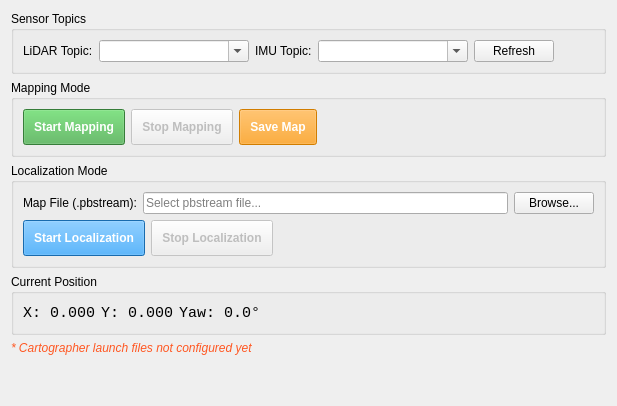
      <widget class="QWidget" name="tabCartographer">
       <attribute name="title">
        <string>Cartographer</string>
       </attribute>
       <layout class="QVBoxLayout" name="verticalLayout_carto">
        <!-- Sensor Topics Group -->
        <item>
         <widget class="QGroupBox" name="groupCartoTopics">
          <property name="title">
           <string>Sensor Topics</string>
          </property>
          <layout class="QVBoxLayout" name="verticalLayout_carto_topics_group">
           <item>
            <layout class="QHBoxLayout" name="horizontalLayout_carto_topics">
             <item>
              <widget class="QLabel" name="lblCartoLidarTopic">
               <property name="text">
                <string>LiDAR Topic:</string>
               </property>
              </widget>
             </item>
             <item>
              <widget class="QComboBox" name="cmbCartoLidarTopic">
               <property name="minimumSize">
                <size>
                 <width>150</width>
                 <height>0</height>
                </size>
               </property>
               <property name="editable">
                <bool>true</bool>
               </property>
              </widget>
             </item>
             <item>
              <widget class="QLabel" name="lblCartoImuTopic">
               <property name="text">
                <string>IMU Topic:</string>
               </property>
              </widget>
             </item>
             <item>
              <widget class="QComboBox" name="cmbCartoImuTopic">
               <property name="minimumSize">
                <size>
                 <width>150</width>
                 <height>0</height>
                </size>
               </property>
               <property name="editable">
                <bool>true</bool>
               </property>
              </widget>
             </item>
             <item>
              <widget class="QPushButton" name="btnRefreshCartoTopics">
               <property name="text">
                <string>Refresh</string>
               </property>
               <property name="maximumSize">
                <size>
                 <width>80</width>
                 <height>16777215</height>
                </size>
               </property>
              </widget>
             </item>
             <item>
              <spacer name="horizontalSpacer_carto_topics">
               <property name="orientation">
                <enum>Qt::Horizontal</enum>
               </property>
               <property name="sizeHint" stdset="0">
                <size>
                 <width>40</width>
                 <height>20</height>
                </size>
               </property>
              </spacer>
             </item>
            </layout>
           </item>
          </layout>
         </widget>
        </item>
        <!-- Mapping Group -->
        <item>
         <widget class="QGroupBox" name="groupCartoMapping">
          <property name="title">
           <string>Mapping Mode</string>
          </property>
          <layout class="QVBoxLayout" name="verticalLayout_carto_mapping">
           <item>
            <layout class="QHBoxLayout" name="horizontalLayout_carto_mapping">
             <item>
              <widget class="QPushButton" name="btnStartCartoMapping">
               <property name="text">
                <string>Start Mapping</string>
               </property>
               <property name="minimumSize">
                <size>
                 <width>0</width>
                 <height>32</height>
                </size>
               </property>
               <property name="styleSheet">
                <string>background-color: #4CAF50; color: white; font-weight: bold; padding: 10px;</string>
               </property>
              </widget>
             </item>
             <item>
              <widget class="QPushButton" name="btnStopCartoMapping">
               <property name="text">
                <string>Stop Mapping</string>
               </property>
               <property name="minimumSize">
                <size>
                 <width>0</width>
                 <height>32</height>
                </size>
               </property>
               <property name="enabled">
                <bool>false</bool>
               </property>
               <property name="styleSheet">
                <string>font-weight: bold; padding: 10px;</string>
               </property>
              </widget>
             </item>
             <item>
              <widget class="QPushButton" name="btnSaveCartoMap">
               <property name="text">
                <string>Save Map</string>
               </property>
               <property name="minimumSize">
                <size>
                 <width>0</width>
                 <height>32</height>
                </size>
               </property>
               <property name="enabled">
                <bool>false</bool>
               </property>
               <property name="styleSheet">
                <string>background-color: #FF9800; color: white; font-weight: bold; padding: 10px;</string>
               </property>
              </widget>
             </item>
             <item>
              <spacer name="horizontalSpacer_carto_mapping">
               <property name="orientation">
                <enum>Qt::Horizontal</enum>
               </property>
               <property name="sizeHint" stdset="0">
                <size>
                 <width>40</width>
                 <height>20</height>
                </size>
               </property>
              </spacer>
             </item>
            </layout>
           </item>
          </layout>
         </widget>
        </item>
        <!-- Localization Group -->
        <item>
         <widget class="QGroupBox" name="groupCartoLoc">
          <property name="title">
           <string>Localization Mode</string>
          </property>
          <layout class="QVBoxLayout" name="verticalLayout_carto_loc">
           <item>
            <layout class="QHBoxLayout" name="horizontalLayout_carto_mappath">
             <item>
              <widget class="QLabel" name="lblCartoMapPath">
               <property name="text">
                <string>Map File (.pbstream):</string>
               </property>
              </widget>
             </item>
             <item>
              <widget class="QLineEdit" name="txtCartoMapPath">
               <property name="placeholderText">
                <string>Select pbstream file...</string>
               </property>
              </widget>
             </item>
             <item>
              <widget class="QPushButton" name="btnBrowseCartoMap">
               <property name="text">
                <string>Browse...</string>
               </property>
              </widget>
             </item>
            </layout>
           </item>
           <item>
            <layout class="QHBoxLayout" name="horizontalLayout_carto_loc">
             <item>
              <widget class="QPushButton" name="btnStartCartoLoc">
               <property name="text">
                <string>Start Localization</string>
               </property>
               <property name="minimumSize">
                <size>
                 <width>0</width>
                 <height>32</height>
                </size>
               </property>
               <property name="styleSheet">
                <string>background-color: #2196F3; color: white; font-weight: bold; padding: 10px;</string>
               </property>
              </widget>
             </item>
             <item>
              <widget class="QPushButton" name="btnStopCartoLoc">
               <property name="text">
                <string>Stop Localization</string>
               </property>
               <property name="minimumSize">
                <size>
                 <width>0</width>
                 <height>32</height>
                </size>
               </property>
               <property name="enabled">
                <bool>false</bool>
               </property>
               <property name="styleSheet">
                <string>font-weight: bold; padding: 10px;</string>
               </property>
              </widget>
             </item>
             <item>
              <spacer name="horizontalSpacer_carto_loc">
               <property name="orientation">
                <enum>Qt::Horizontal</enum>
               </property>
               <property name="sizeHint" stdset="0">
                <size>
                 <width>40</width>
                 <height>20</height>
                </size>
               </property>
              </spacer>
             </item>
            </layout>
           </item>
          </layout>
         </widget>
        </item>
        <!-- Position Display -->
        <item>
         <widget class="QGroupBox" name="groupCartoPos">
          <property name="title">
           <string>Current Position</string>
          </property>
          <layout class="QHBoxLayout" name="horizontalLayout_carto_pos">
           <item>
            <widget class="QLabel" name="lblCartoPosX">
             <property name="text">
              <string>X: 0.000</string>
             </property>
             <property name="font">
              <font>
               <family>Monospace</family>
               <pointsize>11</pointsize>
              </font>
             </property>
            </widget>
           </item>
           <item>
            <widget class="QLabel" name="lblCartoPosY">
             <property name="text">
              <string>Y: 0.000</string>
             </property>
             <property name="font">
              <font>
               <family>Monospace</family>
               <pointsize>11</pointsize>
              </font>
             </property>
            </widget>
           </item>
           <item>
            <widget class="QLabel" name="lblCartoPosYaw">
             <property name="text">
              <string>Yaw: 0.0°</string>
             </property>
             <property name="font">
              <font>
               <family>Monospace</family>
               <pointsize>11</pointsize>
              </font>
             </property>
            </widget>
           </item>
           <item>
            <spacer name="horizontalSpacer_carto_pos">
             <property name="orientation">
              <enum>Qt::Horizontal</enum>
             </property>
             <property name="sizeHint" stdset="0">
              <size>
               <width>40</width>
               <height>20</height>
              </size>
             </property>
            </spacer>
           </item>
          </layout>
         </widget>
        </item>
        <!-- Not Configured Warning -->
        <item>
         <widget class="QLabel" name="lblCartoNotConfigured">
          <property name="text">
           <string>* Cartographer launch files not configured yet</string>
          </property>
          <property name="styleSheet">
           <string>color: #FF5722; font-style: italic;</string>
          </property>
         </widget>
        </item>
        <item>
         <spacer name="verticalSpacer_carto">
          <property name="orientation">
           <enum>Qt::Vertical</enum>
          </property>
          <property name="sizeHint" stdset="0">
           <size>
            <width>20</width>
            <height>40</height>
           </size>
          </property>
         </spacer>
        </item>
       </layout>
      </widget>
